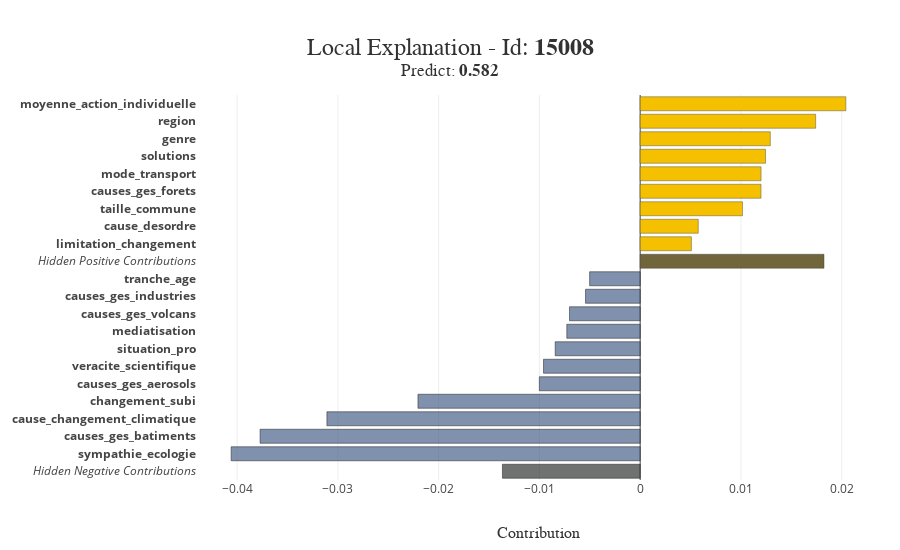

The notebook cell saved with this chart:
### Code cell
#détail pour un individu
xpl.plot.local_plot(index=Xtest.iloc[0].name)

### Figure 1 — Plotly figure (JSON) as saved in the notebook; plotly's stock layout.template omitted (floating-point values rounded to 4 significant figures)
{"data": [{"customdata": ["<b>Hidden Negative Contributions</b>"], "hovertemplate": "%{customdata}<br />Contribution: %{x:.4f}<extra></extra>", "marker": {"color": "rgba(52, 55, 54, 0.7)", "line": {"color": "rgba(27, 28, 28, 1.0)", "width": 0.5}}, "orientation": "h", "showlegend": false, "type": "bar", "x": [-0.01367], "y": ["<i>Hidden Negative Contributions</i>"]}, {"customdata": ["<b>sympathie_ecologie :</b><br />peu"], "hovertemplate": "%{customdata}<br />Contribution: %{x:.4f}<extra></extra>", "marker": {"color": "rgba(74, 99, 138, 0.7)", "line": {"color": "rgba(27, 28, 28, 1.0)", "width": 0.5}}, "orientation": "h", "showlegend": false, "type": "bar", "x": [-0.0406], "y": ["<b>sympathie_ecologie</b>"]}, {"customdata": ["<b>causes_ges_batiments :</b><br />Peu"], "hovertemplate": "%{customdata}<br />Contribution: %{x:.4f}<extra></extra>", "marker": {"color": "rgba(74, 99, 138, 0.7)", "line": {"color": "rgba(27, 28, 28, 1.0)", "width": 0.5}}, "orientation": "h", "showlegend": false, "type": "bar", "x": [-0.03772], "y": ["<b>causes_ges_batiments</b>"]}, {"customdata": ["<b>cause_changement_climatique :</b><br />phenomene_naturel"], "hovertemplate": "%{customdata}<br />Contribution: %{x:.4f}<extra></extra>", "marker": {"color": "rgba(74, 99, 138, 0.7)", "line": {"color": "rgba(27, 28, 28, 1.0)", "width": 0.5}}, "orientation": "h", "showlegend": false, "type": "bar", "x": [-0.03109], "y": ["<b>cause_changement_climatique</b>"]}, {"customdata": ["<b>changement_subi :</b><br />Non, jamais"], "hovertemplate": "%{customdata}<br />Contribution: %{x:.4f}<extra></extra>", "marker": {"color": "rgba(74, 99, 138, 0.7)", "line": {"color": "rgba(27, 28, 28, 1.0)", "width": 0.5}}, "orientation": "h", "showlegend": false, "type": "bar", "x": [-0.02205], "y": ["<b>changement_subi</b>"]}, {"customdata": ["<b>causes_ges_aerosols :</b><br />Peu"], "hovertemplate": "%{customdata}<br />Contribution: %{x:.4f}<extra></extra>", "marker": {"color": "rgba(74, 99, 138, 0.7)", "line": {"color": "rgba(27, 28, 28, 1.0)", "width": 0.5}}, "orientation": "h", "showlegend": false, "type": "bar", "x": [-0.01001], "y": ["<b>causes_ges_aerosols</b>"]}, {"customdata": ["<b>veracite_scientifique :</b><br />scientifique_exagere"], "hovertemplate": "%{customdata}<br />Contribution: %{x:.4f}<extra></extra>", "marker": {"color": "rgba(74, 99, 138, 0.7)", "line": {"color": "rgba(27, 28, 28, 1.0)", "width": 0.5}}, "orientation": "h", "showlegend": false, "type": "bar", "x": [-0.009592], "y": ["<b>veracite_scientifique</b>"]}, {"customdata": ["<b>situation_pro :</b><br />...exercez actuellement une profession"], "hovertemplate": "%{customdata}<br />Contribution: %{x:.4f}<extra></extra>", "marker": {"color": "rgba(74, 99, 138, 0.7)", "line": {"color": "rgba(27, 28, 28, 1.0)", "width": 0.5}}, "orientation": "h", "showlegend": false, "type": "bar", "x": [-0.008435], "y": ["<b>situation_pro</b>"]}, {"customdata": ["<b>mediatisation :</b><br />On en parle suffisamment"], "hovertemplate": "%{customdata}<br />Contribution: %{x:.4f}<extra></extra>", "marker": {"color": "rgba(74, 99, 138, 0.7)", "line": {"color": "rgba(27, 28, 28, 1.0)", "width": 0.5}}, "orientation": "h", "showlegend": false, "type": "bar", "x": [-0.007281], "y": ["<b>mediatisation</b>"]}, {"customdata": ["<b>causes_ges_volcans :</b><br />Pas du tout"], "hovertemplate": "%{customdata}<br />Contribution: %{x:.4f}<extra></extra>", "marker": {"color": "rgba(74, 99, 138, 0.7)", "line": {"color": "rgba(27, 28, 28, 1.0)", "width": 0.5}}, "orientation": "h", "showlegend": false, "type": "bar", "x": [-0.007012], "y": ["<b>causes_ges_volcans</b>"]}, {"customdata": ["<b>causes_ges_industries :</b><br />Beaucoup"], "hovertemplate": "%{customdata}<br />Contribution: %{x:.4f}<extra></extra>", "marker": {"color": "rgba(74, 99, 138, 0.7)", "line": {"color": "rgba(27, 28, 28, 1.0)", "width": 0.5}}, "orientation": "h", "showlegend": false, "type": "bar", "x": [-0.005423], "y": ["<b>causes_ges_industries</b>"]}, {"customdata": ["<b>tranche_age :</b><br />25-34 ans"], "hovertemplate": "%{customdata}<br />Contribution: %{x:.4f}<extra></extra>", "marker": {"color": "rgba(74, 99, 138, 0.7)", "line": {"color": "rgba(27, 28, 28, 1.0)", "width": 0.5}}, "orientation": "h", "showlegend": false, "type": "bar", "x": [-0.005015], "y": ["<b>tranche_age</b>"]}, {"customdata": ["<b>Hidden Positive Contributions</b>"], "hovertemplate": "%{customdata}<br />Contribution: %{x:.4f}<extra></extra>", "marker": {"color": "rgba(113, 101, 59, 1.0)", "line": {"color": "rgba(52, 55, 54, 0.8)", "width": 0.5}}, "orientation": "h", "showlegend": false, "type": "bar", "x": [0.01825], "y": ["<i>Hidden Positive Contributions</i>"]}, {"customdata": ["<b>limitation_changement :</b><br />Oui, certainement"], "hovertemplate": "%{customdata}<br />Contribution: %{x:.4f}<extra></extra>", "marker": {"color": "rgba(244, 192, 0, 1.0)", "line": {"color": "rgba(52, 55, 54, 0.8)", "width": 0.5}}, "orientation": "h", "showlegend": false, "type": "bar", "x": [0.005085], "y": ["<b>limitation_changement</b>"]}, {"customdata": ["<b>cause_desordre :</b><br />certitudes_causes"], "hovertemplate": "%{customdata}<br />Contribution: %{x:.4f}<extra></extra>", "marker": {"color": "rgba(244, 192, 0, 1.0)", "line": {"color": "rgba(52, 55, 54, 0.8)", "width": 0.5}}, "orientation": "h", "showlegend": false, "type": "bar", "x": [0.005766], "y": ["<b>cause_desordre</b>"]}, {"customdata": ["<b>taille_commune :</b><br />Dans une agglomération de 100.000 habitants et<br />plus, en province"], "hovertemplate": "%{customdata}<br />Contribution: %{x:.4f}<extra></extra>", "marker": {"color": "rgba(244, 192, 0, 1.0)", "line": {"color": "rgba(52, 55, 54, 0.8)", "width": 0.5}}, "orientation": "h", "showlegend": false, "type": "bar", "x": [0.01016], "y": ["<b>taille_commune</b>"]}, {"customdata": ["<b>causes_ges_forets :</b><br />Assez"], "hovertemplate": "%{customdata}<br />Contribution: %{x:.4f}<extra></extra>", "marker": {"color": "rgba(244, 192, 0, 1.0)", "line": {"color": "rgba(52, 55, 54, 0.8)", "width": 0.5}}, "orientation": "h", "showlegend": false, "type": "bar", "x": [0.012], "y": ["<b>causes_ges_forets</b>"]}, {"customdata": ["<b>mode_transport :</b><br />En transports en commun urbains (dont métro)"], "hovertemplate": "%{customdata}<br />Contribution: %{x:.4f}<extra></extra>", "marker": {"color": "rgba(244, 192, 0, 1.0)", "line": {"color": "rgba(52, 55, 54, 0.8)", "width": 0.5}}, "orientation": "h", "showlegend": false, "type": "bar", "x": [0.012], "y": ["<b>mode_transport</b>"]}, {"customdata": ["<b>solutions :</b><br />changer"], "hovertemplate": "%{customdata}<br />Contribution: %{x:.4f}<extra></extra>", "marker": {"color": "rgba(244, 192, 0, 1.0)", "line": {"color": "rgba(52, 55, 54, 0.8)", "width": 0.5}}, "orientation": "h", "showlegend": false, "type": "bar", "x": [0.01245], "y": ["<b>solutions</b>"]}, {"customdata": ["<b>genre :</b><br />Un homme"], "hovertemplate": "%{customdata}<br />Contribution: %{x:.4f}<extra></extra>", "marker": {"color": "rgba(244, 192, 0, 1.0)", "line": {"color": "rgba(52, 55, 54, 0.8)", "width": 0.5}}, "orientation": "h", "showlegend": false, "type": "bar", "x": [0.01292], "y": ["<b>genre</b>"]}, {"customdata": ["<b>region :</b><br />Pays de la Loire"], "hovertemplate": "%{customdata}<br />Contribution: %{x:.4f}<extra></extra>", "marker": {"color": "rgba(244, 192, 0, 1.0)", "line": {"color": "rgba(52, 55, 54, 0.8)", "width": 0.5}}, "orientation": "h", "showlegend": false, "type": "bar", "x": [0.01742], "y": ["<b>region</b>"]}, {"customdata": ["<b>moyenne_action_individuelle :</b><br />3.3333333333333335"], "hovertemplate": "%{customdata}<br />Contribution: %{x:.4f}<extra></extra>", "marker": {"color": "rgba(244, 192, 0, 1.0)", "line": {"color": "rgba(52, 55, 54, 0.8)", "width": 0.5}}, "orientation": "h", "showlegend": false, "type": "bar", "x": [0.02041], "y": ["<b>moyenne_action_individuelle</b>"]}], "layout": {"barmode": "group", "height": 550, "hovermode": "closest", "margin": {"b": 70, "l": 150, "r": 20, "t": 95}, "title": {"font": {"color": "rgb(50, 50, 50)", "family": "Arial", "size": 24}, "text": "Local Explanation - Id: <b>15008</b><br><sup>Predict: <b>0.582</b></sup>", "x": 0.5, "xanchor": "center", "y": 0.9, "yanchor": "middle"}, "width": 900, "xaxis": {"title": {"font": {"color": "rgb(50, 50, 50)", "family": "Arial Black", "size": 16}, "text": "Contribution"}}, "yaxis": {"automargin": true, "dtick": 1, "title": {"font": {"color": "rgb(50, 50, 50)", "family": "Arial Black", "size": 16}}, "type": "category"}}}
